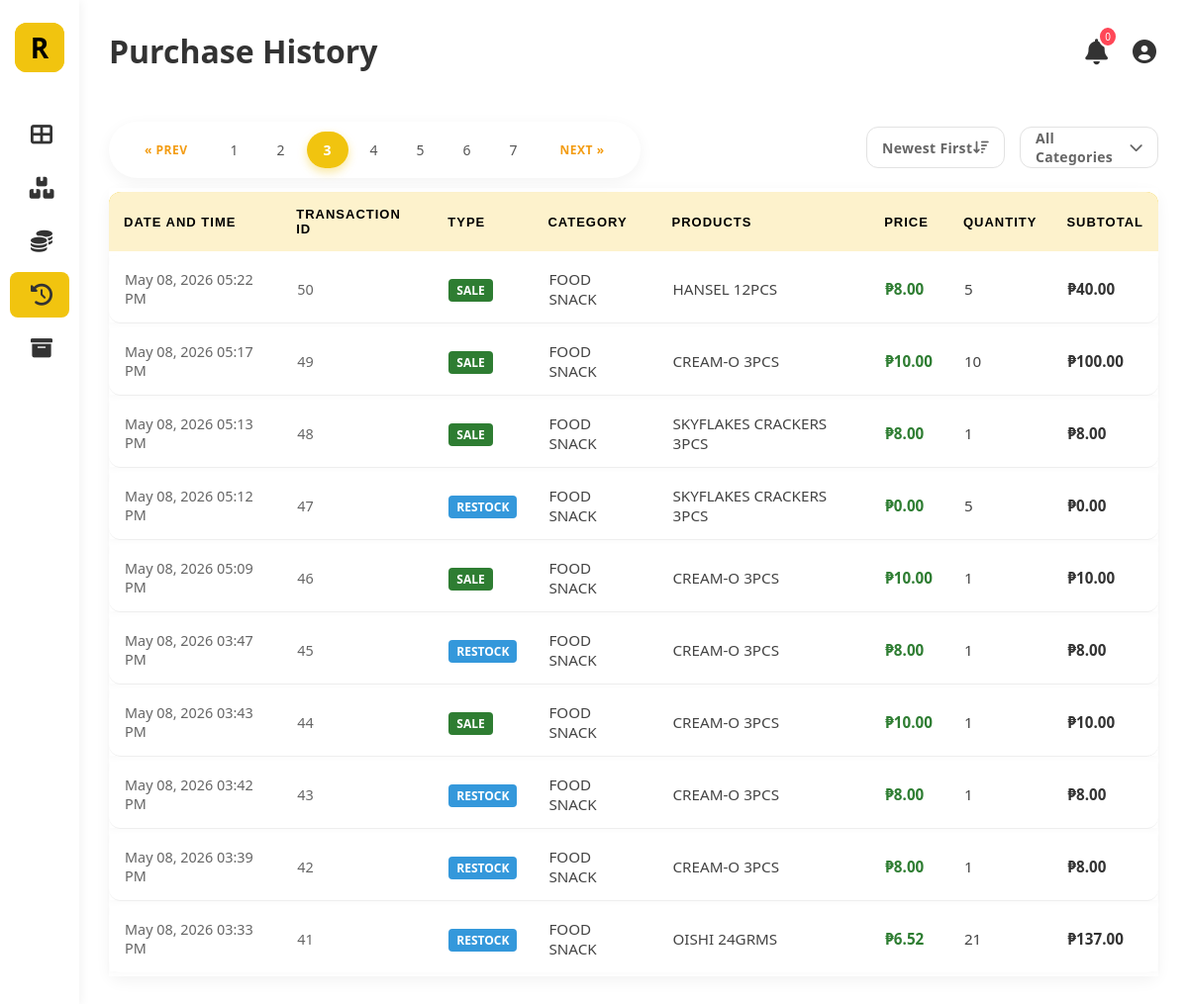
The page /purchase-history.php?page=3 (signed in) on the database its author committed.
### tables this page shows
CREATE TABLE `stock_transaction` (
  `transaction_id` int(11) NOT NULL,
  `product_id` int(11) NOT NULL,
  `transaction_type` enum('IN','OUT','ADJUSTMENT') NOT NULL,
  `quantity` int(11) NOT NULL,
  `transaction_date` datetime NOT NULL,
  `buy_amount` decimal(10,2) DEFAULT 0.00,
  `sell_amount` decimal(11,2) DEFAULT 0.00,
  `expiry_date` date DEFAULT NULL,
  `related_tid` int(11) DEFAULT NULL
);

CREATE TABLE `category` (
  `category_id` int(11) NOT NULL,
  `category_name` varchar(255) NOT NULL
);

CREATE TABLE `product` (
  `product_id` int(11) NOT NULL,
  `product_name` varchar(255) NOT NULL,
  `category_id` int(11) NOT NULL,
  `cost` decimal(10,2) NOT NULL,
  `price` decimal(11,2) NOT NULL,
  `product_sku` varchar(255) NOT NULL,
  `is_active` tinyint(1) DEFAULT 1
);

### purchase-history.php (the view, shortened to what this page needs)
<?php
require 'db_connect.php';
$sort = $_GET['sort'] ?? 'newest';
switch ($sort) {
    case 'newest':
    default:
        $orderBy = "st.transaction_id DESC";
}
$limit = 10;
$page = isset($_GET['page']) ? max(1, (int) $_GET['page']) : 1;
$offset = ($page - 1) * $limit;
$conditions = [];
$whereClause = !empty($conditions) ? "WHERE " . implode(" AND ", $conditions) : "";
$total_query = "SELECT COUNT(*) as total
                FROM stock_transaction st
                JOIN product p ON st.product_id = p.product_id
                JOIN category c ON p.category_id = c.category_id
                $whereClause";
$total_results_res = mysqli_query($conn, $total_query);
$total_row = mysqli_fetch_assoc($total_results_res);
$total_rows = $total_row['total'] ?? 0;
$total_pages = ceil($total_rows / $limit);
$sql = "SELECT
            st.transaction_id,
            st.transaction_date,
            st.transaction_type,
            st.quantity,
            st.related_tid,
            st.buy_amount,  -- This is the bulk cost logged at the time
            st.sell_amount, -- This is the bulk price logged at the time
            p.product_name,
            c.category_name
        FROM stock_transaction st
        JOIN product p ON st.product_id = p.product_id
        JOIN category c ON p.category_id = c.category_id
        $whereClause
        ORDER BY $orderBy
        LIMIT $limit OFFSET $offset";
$result = mysqli_query($conn, $sql);
?>
<!DOCTYPE html>
<html lang="en">
<head>
    <link rel="stylesheet" href="style.css">
    <link rel="stylesheet" href="https://cdnjs.cloudflare.com/ajax/libs/font-awesome/6.0.0/css/all.min.css">
</head>
<body>
    <div class="container">
        <aside class="sidebar">
            <div class="logo">
                <a href="dashboard.php" class="logo-r">
                    <div class="logo-r">R</div>
                </a>
            </div>
            <ul class="nav-links">
                <li><a href="dashboard.php"><i class="fas fa-th-large"></i> <span>Dashboard</span></a></li>
                <li><a href="stocks.php"><i class="fas fa-boxes"></i> <span>Products</span></a></li>
                <li><a href="profit_status.php"><i class="fas fa-coins"></i> <span>Profit Status</span></a></li>
                <li class="active"><a href="purchase-history.php"><i class="fas fa-history"></i></a></li>
                <li><a href="archived_products.php"><i class="fas fa-archive"></i> <span>Archived Products</span></a>
                </li>
            </ul>
        </aside>
        <main class="main-content">
            <header>
                <div class="header-title">
                    <h1>Purchase History</h1>
                </div>
                <div class="header-right">
                    <div class="user-actions">
                        <div class="notification-container">
                            <button class="icon-btn" id="notifBtn">
                                <i class="fas fa-bell"></i>
                                <span class="notif-badge" id="notifCount">0</span>
                            </button>
                        </div>
                        <div class="user-profile-wrapper"
                            style="position: relative !important; display: inline-block !important; vertical-align: middle;">
                            <button class="icon-btn" id="profileBtn" style="cursor: pointer;
                                padding: 2px;
                                display: flex;
                                align-items: center;
                                justify-content: center;
                                transition: opacity 0.2s;" onmouseover="this.style.opacity='0.8'"
                                onmouseout="this.style.opacity='1'">
                                <i class="fas fa-user-circle"
                                    style="font-size: 24px !important; color: #333 !important;"></i>
                            </button>
                        </div>
                    </div>
                </div>
            </header>
            <div class="top-bar">
                <div class="pagination-container">
                    <?php
                    $search_param = isset($_GET['search']) ? "&search=" . urlencode($_GET['search']) : "";
                    $cat_param = isset($_GET['category']) ? "&category=" . urlencode($_GET['category']) : "";
                    $sort_param = isset($_GET['sort']) ? "&sort=" . urlencode($_GET['sort']) : "";
                    $url_params = $search_param . $cat_param . $sort_param;
                    ?>
                    <div class="pagination">
                        <?php if ($page > 1): ?>
                            <a href="?page=<?php echo ($page - 1) . $url_params; ?>">&laquo; Prev</a>
                        <?php endif; ?>
                        <?php for ($i = 1; $i <= $total_pages; $i++): ?>
                            <a href="?page=<?php echo $i . $url_params; ?>"
                                class="<?php echo ($page == $i) ? 'active' : ''; ?>">
                                <?php echo $i; ?>
                            </a>
                        <?php endfor; ?>
                        <?php if ($page < $total_pages): ?>
                            <a href="?page=<?php echo ($page + 1) . $url_params; ?>">Next &raquo;</a>
                        <?php endif; ?>
                    </div>
                </div>
                <form method="GET" id="filterForm" action="purchase-history.php" style="display: flex; gap: 15px;">
                    <div class="modern-dropdown" id="sortDropdown">
                        <div class="dropdown-trigger">
                            <span>
                                <?php
                                $labels = ['newest' => 'Newest First', 'oldest' => 'Oldest First', 'highest_val' => 'Value: High-Low', 'lowest_val' => 'Value: Low-High', 'type' => 'Group by Type'];
                                echo $labels[$sort] ?? 'Newest First';
                                ?>
                            </span>
                            <i class="fas fa-sort-amount-down"></i>
                        </div>
                    </div>
                    <div class="modern-dropdown" id="categoryDropdown">
                        <div class="dropdown-trigger">
                            <span id="selectedDisplay">
                                <?php
                                $display_name = 'All Categories';
                                echo $display_name;
                                ?>
                            </span>
                            <i class="fas fa-chevron-down"></i>
                        </div>
                    </div>
                </form>
            </div>
            <div class="history-container">
                <table class="grid-table" id="productTable">
                    <thead class="grid-thead">
                        <tr>
                            <th>Date and Time</th>
                            <th>Transaction ID</th>
                            <th>Type</th>
                            <th>Category</th>
                            <th>Products</th>
                            <th>Price</th>
                            <th>Quantity</th>
                            <th>Subtotal</th>
                        </tr>
                    </thead>
                    <tbody>
                        <?php
                        if ($result && $result->num_rows > 0) {
                            while ($row = $result->fetch_assoc()) {
                                $transaction_id = $row['transaction_id'];
                                $type = $row['transaction_type'];
                                $qty_display = $row['quantity'];
                                $qty_math = abs($qty_display);
                                if ($type === 'IN') {
                                    $totalAmount = $row['buy_amount'];
                                } elseif ($type === 'OUT') {
                                    $totalAmount = $row['sell_amount'];
                                } else {
                                    if (abs($row['buy_amount']) > 0) {
                                        $totalAmount = $row['buy_amount'];
                                    } else {
                                        $totalAmount = $row['sell_amount'];
                                    }
                                }
                                $unitPrice = ($qty_math > 0) ? ($totalAmount / $qty_math) : 0;
                                $subtotal = $totalAmount;
                                if ($type === 'ADJUSTMENT') {
                                    $typeLabel = 'Adjustment';
                                    $typeColor = '#7f8c8d';
                                } else {
                                    $isRestock = ($type === 'IN');
                                    $typeLabel = $isRestock ? 'Restock' : 'Sale';
                                    $typeColor = $isRestock ? '#3498db' : '#2e7d32';
                                }
                                ?>
                                <tr>
                                    <td style="color: #666; font-size: 0.9rem;">
                                        <?php echo date('M d, Y h:i A', strtotime($row['transaction_date'])); ?>
                                    </td>
                                    <td style="color: #666; font-size: 0.9rem;">
                                        <?php echo $transaction_id; ?>
                                    </td>
                                    <td>
                                        <span
                                            style="background: <?php echo $typeColor; ?>; color: white; padding: 3px 8px; border-radius: 4px; font-size: 0.75rem; font-weight: bold; text-transform: uppercase;">
                                            <?php echo $typeLabel; ?>
                                        </span>
                                    </td>
                                    <td><?php echo htmlspecialchars(str_replace('_', ' ', $row['category_name'])); ?></td>
                                    <td><?php echo htmlspecialchars($row['product_name']); ?></td>
                                    <td style="font-weight:bold; color:#2e7d32;">
                                        ₱<?php echo number_format($unitPrice, 2); ?>
                                    </td>
                                    <td><?php echo $row['quantity']; ?></td>
                                    <td style="font-weight:bold; color:#333;">
                                        ₱<?php echo number_format($subtotal, 2); ?>
                                    </td>
                                </tr>
                                <?php
                            }
                        } else {
                            echo "<tr><td colspan='8' style='text-align:center;'>No transactions found.</td></tr>";
                        }
                        ?>
                    </tbody>
                </table>
            </div>
        </main>
    </div>
</body>
</html>

### purchase-history.php (style rules this page uses)
.history-container { background: #fff; border-radius: 12px; box-shadow: 0 5px 15px rgba(0, 0, 0, 0.05); }

### rows shown on the page
stock_transaction: transaction_date "May 08, 2026 05:22 PM", transaction_id "50", transaction_type "SALE", category.category_name "FOOD SNACK", product.product_name "HANSEL 12PCS", unitPrice "8.00", quantity "5", sell_amount "40.00"
stock_transaction: transaction_date "May 08, 2026 05:17 PM", transaction_id "49", transaction_type "SALE", category.category_name "FOOD SNACK", product.product_name "CREAM-O 3PCS", unitPrice "10.00", quantity "10", sell_amount "100.00"
stock_transaction: transaction_date "May 08, 2026 05:13 PM", transaction_id "48", transaction_type "SALE", category.category_name "FOOD SNACK", product.product_name "SKYFLAKES CRACKERS 3PCS", sell_amount "8.00", quantity "1"
stock_transaction: transaction_date "May 08, 2026 05:12 PM", transaction_id "47", transaction_type "RESTOCK", category.category_name "FOOD SNACK", product.product_name "SKYFLAKES CRACKERS 3PCS", buy_amount "0.00", quantity "5"
stock_transaction: transaction_date "May 08, 2026 05:09 PM", transaction_id "46", transaction_type "SALE", category.category_name "FOOD SNACK", product.product_name "CREAM-O 3PCS", sell_amount "10.00", quantity "1"
stock_transaction: transaction_date "May 08, 2026 03:47 PM", transaction_id "45", transaction_type "RESTOCK", category.category_name "FOOD SNACK", product.product_name "CREAM-O 3PCS", buy_amount "8.00", quantity "1"
stock_transaction: transaction_date "May 08, 2026 03:43 PM", transaction_id "44", transaction_type "SALE", category.category_name "FOOD SNACK", product.product_name "CREAM-O 3PCS", sell_amount "10.00", quantity "1"
stock_transaction: transaction_date "May 08, 2026 03:42 PM", transaction_id "43", transaction_type "RESTOCK", category.category_name "FOOD SNACK", product.product_name "CREAM-O 3PCS", buy_amount "8.00", quantity "1"
stock_transaction: transaction_date "May 08, 2026 03:39 PM", transaction_id "42", transaction_type "RESTOCK", category.category_name "FOOD SNACK", product.product_name "CREAM-O 3PCS", buy_amount "8.00", quantity "1"
stock_transaction: transaction_date "May 08, 2026 03:33 PM", transaction_id "41", transaction_type "RESTOCK", category.category_name "FOOD SNACK", product.product_name "OISHI 24GRMS", unitPrice "6.52", quantity "21", buy_amount "137.00"

### other values the page prints
$labels[$sort] "Newest First"
$display_name "All Categories"
